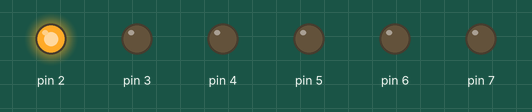
Recording of a sketch running on a simulated Arduino Uno, built with avr-gcc and run on an emulated ATmega328P. Shown: output pins drawn as LEDs (lit = HIGH).

Above: at 0.02 s.
At 0.47 s:
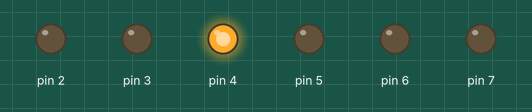
At 0.67 s:
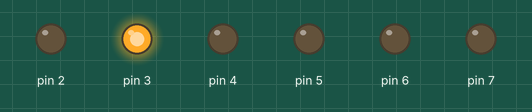
At 1.37 s:
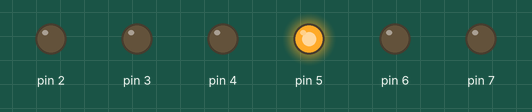
At 2.02 s:
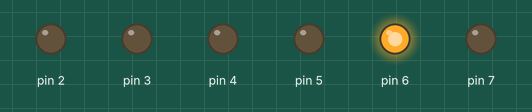
At 2.7 s:
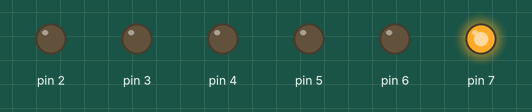
Timing chart, 0 to 3.0 s (numbered marks = the images above):
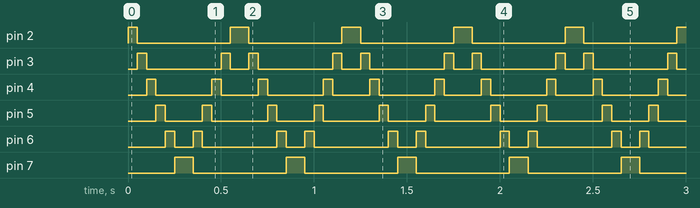

Measured:
- by itself, pin 2, pin 7: alternates HIGH for 0.10 s and LOW for 0.50 s
- by itself, pin 3: repeats every 0.60 s: LOW 0.40 s, HIGH 0.05 s, LOW 0.10 s, HIGH 0.05 s
- by itself, pin 4: repeats every 0.60 s: LOW 0.30 s, HIGH 0.05 s, LOW 0.20 s, HIGH 0.05 s
- by itself, pin 5: repeats every 0.60 s: LOW 0.20 s, HIGH 0.05 s, LOW 0.30 s, HIGH 0.05 s
- by itself, pin 6: repeats every 0.60 s: LOW 0.10 s, HIGH 0.05 s, LOW 0.40 s, HIGH 0.05 s

The sketch:

super-maquina.ino
```cpp
/**
Super Maquina
 @author
 */
 
 int tempo = 50; // criar variavel de número inteiros e aatribui o valor 1000
 
 void setup() {
  pinMode(2, OUTPUT);
  pinMode(3, OUTPUT);
  pinMode(4, OUTPUT);
  pinMode(5, OUTPUT);
  pinMode(6, OUTPUT);
  pinMode(7, OUTPUT);
 }
 
void loop(){
  digitalWrite(2, HIGH);
  delay(tempo);
  digitalWrite(2, LOW);
 
 
  digitalWrite(3, HIGH);
  delay(tempo);
  digitalWrite(3, LOW);
 
 
  digitalWrite(4, HIGH);
  delay(tempo);
  digitalWrite(4, LOW);
 
 
  digitalWrite(5, HIGH);
  delay(tempo);
  digitalWrite(5, LOW);
 

  digitalWrite(6, HIGH);
  delay(tempo);
  digitalWrite(6, LOW);
 
 
  digitalWrite(7, HIGH);
  delay(tempo);
  digitalWrite(7, LOW);
 
 
  digitalWrite(7, HIGH);
  delay(tempo);
  digitalWrite(7, LOW);
 
 
  digitalWrite(6, HIGH);
  delay(tempo);
  digitalWrite(6, LOW);
 
 
  digitalWrite(5, HIGH);
  delay(tempo);
  digitalWrite(5, LOW);
 
 
  digitalWrite(4, HIGH);
  delay(tempo);
  digitalWrite(4, LOW);
 
 
  digitalWrite(3, HIGH);
  delay(tempo);
  digitalWrite(3, LOW);
 
 
  digitalWrite(2, HIGH);
  delay(tempo);
  digitalWrite(2, LOW);
}
```
